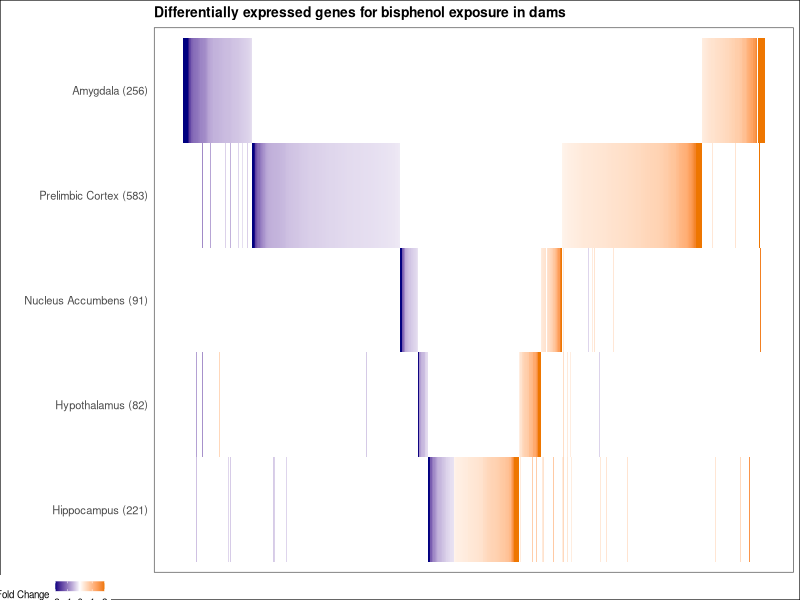
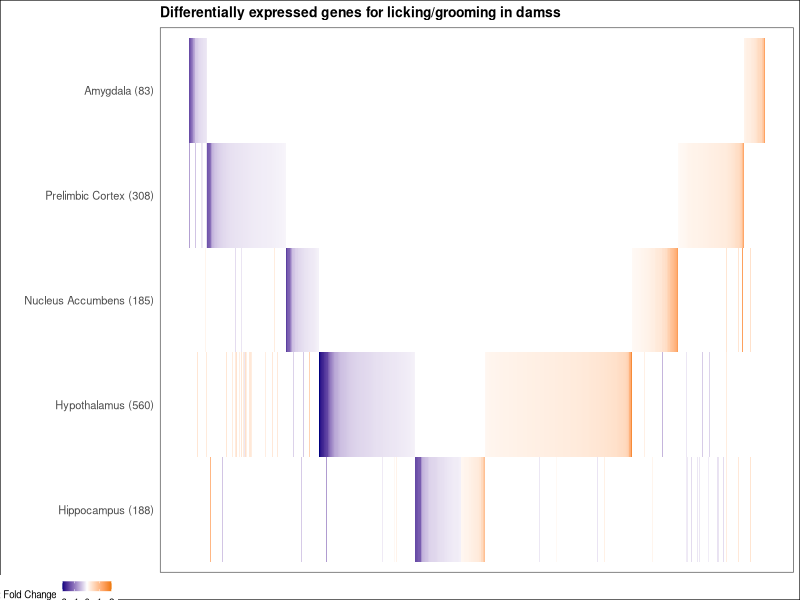
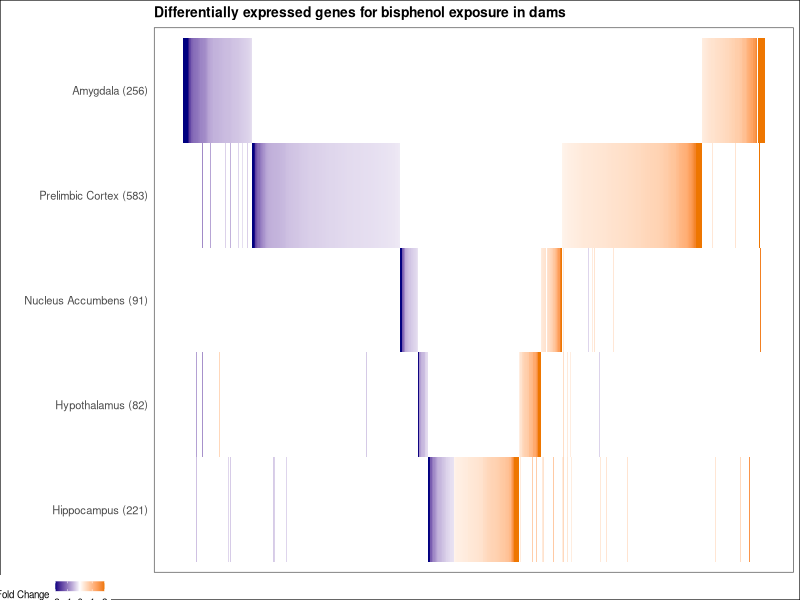
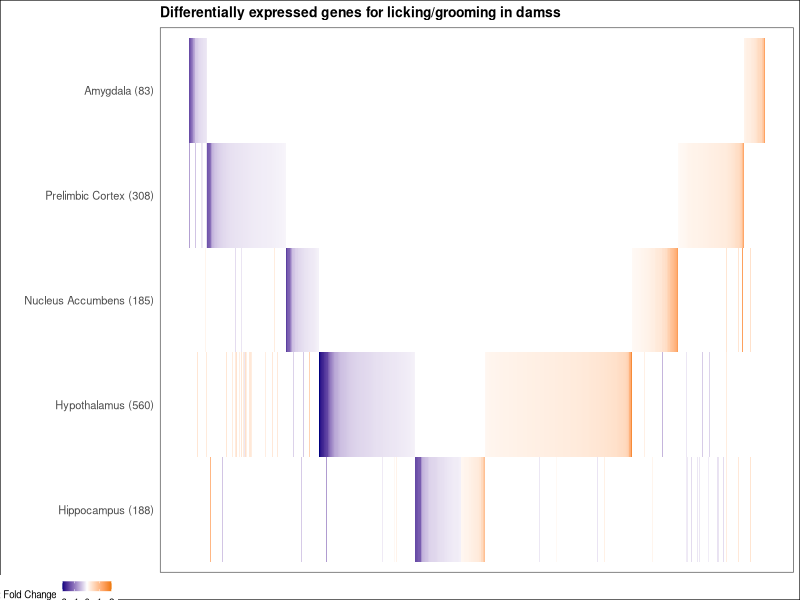

R code for these plots, in order:
#Gestational bisphenol project
#Hannah Lapp PhD
#Champagne Lab, Fall 2021

#BP pilot damss RNAseq DEGs for 5 regions figure for unadjusted p val <.05

library("readr")
library(glue)
library(tidyverse)

amy1 <- read.csv("./results/dam-amy-all-results-BP.csv") %>% 
  filter(pvalue < .05)
hipp1 <- read.csv("./results/dam-hipp-all-results-BP.csv") %>% 
  filter(pvalue < .05)
pl1 <- read.csv("./results/dam-pl-all-results-BP.csv") %>% 
  filter(pvalue < .05)
nac1 <- read.csv("./results/dam-nac-all-results-BP.csv") %>% 
  filter(pvalue < .05)
hypo1 <- read.csv("./results/dam-hypo-all-results-BP.csv") %>% 
  filter(pvalue < .05)

amy1$region <- "Amygdala"
hipp1$region <- "Hippocampus"
pl1$region <- "Prelimbic Cortex"
nac1$region <- "Nucleus Accumbens"
hypo1$region <- "Hypothalamus"

DEG_results_final <- rbind(amy1, hipp1, pl1, nac1, hypo1)

names(DEG_results_final)[1] <- "ensgene"

DEG_results_final %>% 
  split(.$region) %>% 
  .$Amy -> df

df <- amy1 %>% 
  filter(is.na(log2FoldChange))

number_the_genes <- function(df){
  
  result <- df %>% 
    dplyr::left_join(DEG_results_final %>% 
                       dplyr::rename(real_LFC = log2FoldChange)) %>% 
    dplyr::rename(LFC_with_NAs = log2FoldChange) %>% 
    dplyr::rename(log2FoldChange = real_LFC) %>% 
    dplyr::select(ensgene, log2FoldChange,region) %>%  
    spread(region, log2FoldChange, fill = 0) %>% 
    arrange(Amygdala,
            `Prelimbic Cortex`,
            `Nucleus Accumbens`,
            Hypothalamus,
            Hippocampus
    ) %>%
    mutate(x_var = row_number()) %>% 
    gather(region,log2FoldChange,2:6) %>% 
    mutate(region = factor(region, 
                           levels = rev(c('Amygdala', 
                                          'Prelimbic Cortex',
                                          'Nucleus Accumbens',
                                          'Hypothalamus',
                                          'Hippocampus')))) 
  
  return(result)
  
}
DEG_result_for_plot <- number_the_genes(DEG_results_final)

DEG_results_final_temp<-DEG_results_final%>%
  filter(region == "Amygdala")

table(DEG_results_final$region)%>%
  as.data.frame()%>%
  dplyr::rename(region = Var1) %>% 
  mutate(facet_it = glue('{region} ({Freq})')) %>% 
  dplyr::select(region, facet_it) -> freq1



DEG_result_for_plot %>% 
  filter(is.na(log2FoldChange))

DEG_result_for_plot_replace <- DEG_result_for_plot%>%
  mutate(log2FoldChange = (ifelse(.$log2FoldChange > 2, 2, .$log2FoldChange)))%>%
  mutate(log2FoldChange = (ifelse(.$log2FoldChange < -2, -2, .$log2FoldChange)))

DEG_result_for_plot_replace$region <- factor(DEG_result_for_plot_replace$region, 
                                             levels = c("Amygdala", "Prelimbic Cortex",
                                                        "Nucleus Accumbens",
                                                        "Hypothalamus",
                                                        "Hippocampus"))

df <- DEG_result_for_plot_replace %>% 
  left_join(freq1)

desired_order <- c("Hippocampus",
                   "Hypothalamus",
                   "Nucleus Accumbens",
                   "Prelimbic Cortex",
                   "Amygdala")
df$region <- factor(as.character(df$region), levels = desired_order)
freq1$region <- factor(freq1$region, levels = desired_order)

a <- grep("^Amy", freq1$facet_it, value = TRUE) 
b <- grep("^Pre", freq1$facet_it, value = TRUE)
c <- grep("^Nuc", freq1$facet_it, value = TRUE)
d <- grep("^Hypo", freq1$facet_it, value = TRUE)
e <- grep("^Hipp", freq1$facet_it, value = TRUE)
y_axis <- c(e,d,c,b,a)

df%>%
  ggplot(aes(x =x_var, y = region, fill = log2FoldChange))+
  geom_tile(color = NA, size = 20)+
  labs(x = "",
       y = "",
       fill = "Log2 Fold Change")+
  scale_fill_gradient2(low="navy", 
                       mid="white", 
                       high="darkorange2", #colors in the scale
                       midpoint=0,    #same midpoint for plots 
                       limits=c(-2, 2),#same limits for plots
                       breaks=seq(-2,2,1),   #breaks in the scale bar
                       na.value = "white")+
  
  scale_y_discrete(labels = y_axis)+
  ggtitle("Differentially expressed genes for bisphenol exposure in dams")+
  theme_bw(base_size = 9)+
  theme(legend.position = c(-0.18,-0.04),
        legend.direction = "horizontal",
        axis.text.x= element_blank(),
        text = element_text(size = 10),
        axis.ticks = element_blank(),
        axis.line = element_blank(),
        strip.background = element_blank(),
        legend.key.size = unit(0.25, 'cm'),
        legend.text = element_text(size=7),
        legend.title = element_text(size=7),
        plot.title = element_text(size = 10, face = "bold"),
        plot.background =  element_rect(color = "black"),
        panel.background = element_rect(fill = "transparent",colour = "white"),
        panel.grid.major = element_blank(), panel.grid.minor = element_blank(),
        strip.text.y.left = element_text(angle = 0, size = 12)) -> ticktick
ticktick

ggsave(ticktick, filename = "dam_bp_unionpheatmap.png", path = "./figures_tables/", dpi= 600, height = 2, width = 6 )


#----------------LG figure 5 region figure--
#filter all licking/grooming deseq2 results by pvalue <.05
amy2 <- read.csv("./results/dam-amy-all-results-LG.csv") %>% 
  filter(pvalue < .05)
hipp2 <- read.csv("./results/dam-hipp-all-results-LG.csv") %>% 
  filter(pvalue < .05)
pl2<- read.csv("./results/dam-pl-all-results-LG.csv") %>% 
  filter(pvalue < .05)
nac2<- read.csv("./results/dam-nac-all-results-LG.csv") %>% 
  filter(pvalue < .05)
hypo2 <- read.csv("./results/dam-hypo-all-results-LG.csv") %>% 
  filter(pvalue < .05)

amy2$region <- "Amygdala"
hipp2$region <- "Hippocampus"
pl2$region <- "Prelimbic Cortex"
nac2$region <- "Nucleus Accumbens"
hypo2$region <- "Hypothalamus"

DEG_results_final <- rbind(amy2, hipp2, pl2, nac2, hypo2)

names(DEG_results_final)[1] <- "ensgene"

DEG_results_final %>% 
  split(.$region) %>% 
  .$Amy -> df

df <- amy2 %>% 
  filter(is.na(log2FoldChange))

DEG_result_for_plot <- number_the_genes(DEG_results_final)

DEG_results_final_temp<-DEG_results_final%>%
  filter(region == "Amygdala")

table(DEG_results_final$region)%>%
  as.data.frame()%>%
  dplyr::rename(region = Var1) %>% 
  mutate(facet_it = glue('{region} ({Freq})')) %>% 
  dplyr::select(region, facet_it) -> freq1

DEG_result_for_plot %>% 
  filter(is.na(log2FoldChange))

DEG_result_for_plot_replace <- DEG_result_for_plot%>%
  mutate(log2FoldChange = (ifelse(.$log2FoldChange > 2, 2, .$log2FoldChange)))%>%
  mutate(log2FoldChange = (ifelse(.$log2FoldChange < -2, -2, .$log2FoldChange)))

DEG_result_for_plot_replace$region <- factor(DEG_result_for_plot_replace$region, 
                                             levels = c("Amygdala", "Prelimbic Cortex",
                                                        "Nucleus Accumbens",
                                                        "Hypothalamus",
                                                        "Hippocampus"))

df <- DEG_result_for_plot_replace %>% 
  left_join(freq1)

desired_order <- c("Hippocampus",
                   "Hypothalamus",
                   "Nucleus Accumbens",
                   "Prelimbic Cortex",
                   "Amygdala")
df$region <- factor(as.character(df$region), levels = desired_order)
freq1$region <- factor(freq1$region, levels = desired_order)

a <- grep("^Amy", freq1$facet_it, value = TRUE) 
b <- grep("^Pre", freq1$facet_it, value = TRUE)
c <- grep("^Nuc", freq1$facet_it, value = TRUE)
d <- grep("^Hypo", freq1$facet_it, value = TRUE)
e <- grep("^Hipp", freq1$facet_it, value = TRUE)
y_axis <- c(e,d,c,b,a)

df%>%
  ggplot(aes(x =x_var, y = region, fill = log2FoldChange))+
  geom_tile(color = NA, size = 20)+
  labs(x = "",
       y = "",       ,
       fill = "Log2 Fold Change")+
  scale_fill_gradient2(low="navy", 
                       mid="white", 
                       high="darkorange2", #colors in the scale
                       midpoint=0,    #same midpoint for plots 
                       limits=c(-2, 2),#same limits for plots
                       breaks=seq(-2,2,1),   #breaks in the scale bar
                       na.value = "white")+
  
  scale_y_discrete(labels = y_axis)+
  ggtitle("Differentially expressed genes for licking/grooming in damss")+
  theme_bw(base_size = 9)+
  theme(legend.position = c(-0.18,-0.04),
        
        legend.direction = "horizontal",
        axis.text.x= element_blank(),
        text = element_text(size = 10),
        axis.ticks = element_blank(),
        axis.line = element_blank(),
        strip.background = element_blank(),
        legend.key.size = unit(0.25, 'cm'),
        legend.text = element_text(size=7),
        legend.title = element_text(size=7),
        plot.title = element_text(size = 10, face = "bold"),
        plot.background =  element_rect(color = "black"),
        panel.background = element_rect(fill = "transparent",colour = "white"),
        panel.grid.major = element_blank(), panel.grid.minor = element_blank(),
        strip.text.y.left = element_text(angle = 0, size = 12)) -> ticktick2
ticktick2

ggsave(ticktick2, filename = "dam_lg_unionpheatmap.png", path = "./figures_tables/", dpi= 600, height = 2, width = 6 )
